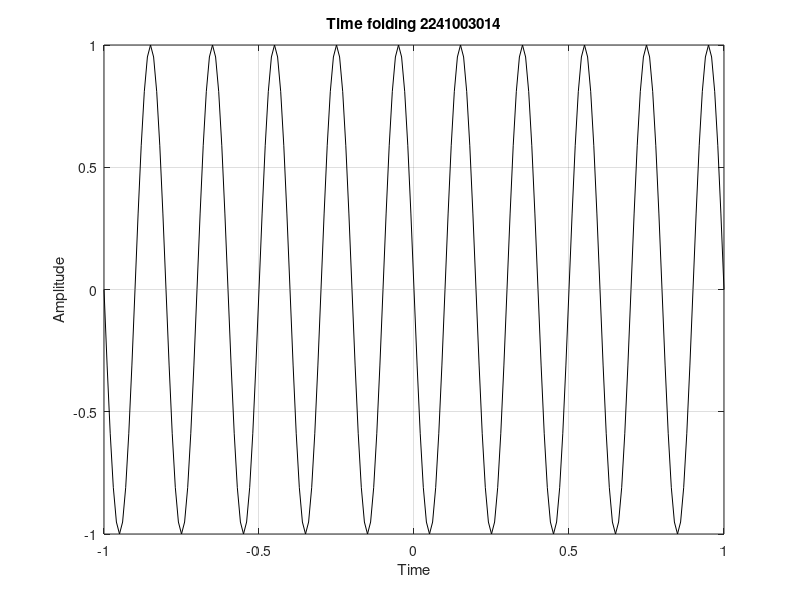

Reproduce this figure in MATLAB.
clc;
clear all;
close all;

a=1;
f1=5;
t=-1:0.01:1;
x1=a*sin(2*pi*f1*t);

tf=a*sin(2*pi*f1*(-t));

plot(t,tf, 'k')
xlabel('Time')
ylabel('Amplitude')
title('Time folding 2241003014')
grid on;